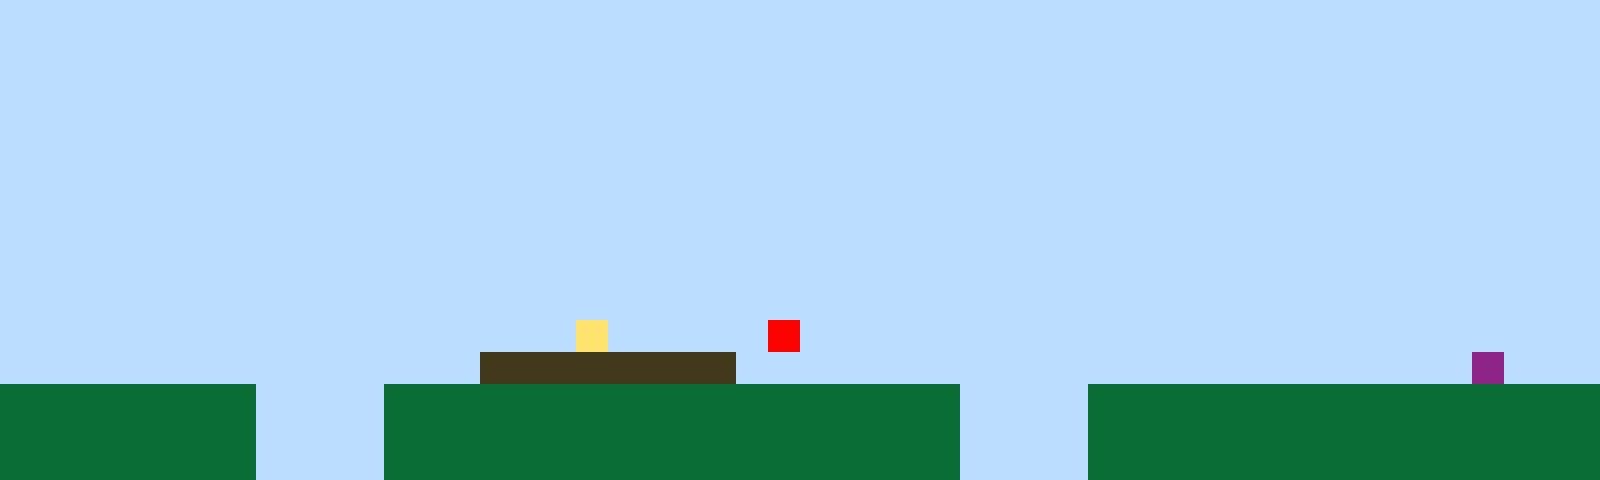

Below is a game level as drawn by its tile map, then a one-line description and the .tmx file that defines it, in full:
An orthogonal 50x15 tile map with 32x32 px tiles, 1 tile layer (Tile Layer 1).

<map version="1.10" tiledversion="1.11.2" orientation="orthogonal" renderorder="right-up" width="50" height="15" tilewidth="32" tileheight="32" infinite="0" nextlayerid="2" nextobjectid="1"><editorsettings><export target="map1.csv" format="csv" /></editorsettings><tileset firstgid="1" name="sprites" tilewidth="32" tileheight="32" tilecount="6" columns="3"><image source="sprites.png" width="96" height="64" /></tileset><layer id="1" name="Tile Layer 1" width="50" height="15"><data encoding="csv">1,1,1,1,1,1,1,1,1,1,1,1,1,1,1,1,1,1,1,1,1,1,1,1,1,1,1,1,1,1,1,1,1,1,1,1,1,1,1,1,1,1,1,1,1,1,1,1,1,1,1,1,1,1,1,1,1,1,1,1,1,1,1,1,1,1,1,1,1,1,1,1,1,1,1,1,1,1,1,1,1,1,1,1,1,1,1,1,1,1,1,1,1,1,1,1,1,1,1,1,1,1,1,1,1,1,1,1,1,1,1,1,1,1,1,1,1,1,1,1,1,1,1,1,1,1,1,1,1,1,1,1,1,1,1,1,1,1,1,1,1,1,1,1,1,1,1,1,1,1,1,1,1,1,1,1,1,1,1,1,1,1,1,1,1,1,1,1,1,1,1,1,1,1,1,1,1,1,1,1,1,1,1,1,1,1,1,1,1,1,1,1,1,1,1,1,1,1,1,1,1,1,1,1,1,1,1,1,1,1,1,1,1,1,1,1,1,1,1,1,1,1,1,1,1,1,1,1,1,1,1,1,1,1,1,1,1,1,1,1,1,1,1,1,1,1,1,1,1,1,1,1,1,1,1,1,1,1,1,1,1,1,1,1,1,1,1,1,1,1,1,1,1,1,1,1,1,1,1,1,1,1,1,1,1,1,1,1,1,1,1,1,1,1,1,1,1,1,1,1,1,1,1,1,1,1,1,1,1,1,1,1,1,1,1,1,1,1,1,1,1,1,1,1,1,1,1,1,1,1,1,1,1,1,1,1,1,1,1,1,1,1,1,1,1,1,1,1,1,1,1,1,1,1,1,1,1,1,1,1,1,1,1,1,1,1,1,1,1,1,1,1,1,1,1,1,1,1,1,1,1,1,1,1,1,1,1,1,1,1,1,1,1,1,1,1,1,1,1,1,1,1,1,1,1,1,1,1,1,1,1,1,1,1,1,1,1,1,1,1,1,1,1,1,1,1,1,1,1,1,1,1,1,1,1,1,1,1,1,1,1,1,1,1,1,1,1,1,1,1,1,1,1,1,1,1,1,1,1,1,1,1,1,1,1,1,1,1,1,1,1,1,1,1,1,1,1,1,1,1,1,1,1,1,1,1,1,1,1,1,1,1,1,1,1,1,1,1,1,1,1,1,1,1,1,1,1,1,1,1,1,1,1,1,1,1,1,1,4,1,1,1,1,1,5,1,1,1,1,1,1,1,1,1,1,1,1,1,1,1,1,1,1,1,1,1,1,1,1,1,1,1,1,1,1,1,1,1,1,1,1,1,1,1,1,3,3,3,3,3,3,3,3,1,1,1,1,1,1,1,1,1,1,1,1,1,1,1,1,1,1,1,1,1,1,1,6,1,1,1,2,2,2,2,2,2,2,2,1,1,1,1,2,2,2,2,2,2,2,2,2,2,2,2,2,2,2,2,2,2,1,1,1,1,2,2,2,2,2,2,2,2,2,2,2,2,2,2,2,2,2,2,2,2,2,2,2,2,1,1,1,1,2,2,2,2,2,2,2,2,2,2,2,2,2,2,2,2,2,2,1,1,1,1,2,2,2,2,2,2,2,2,2,2,2,2,2,2,2,2,2,2,2,2,2,2,2,2,1,1,1,1,2,2,2,2,2,2,2,2,2,2,2,2,2,2,2,2,2,2,1,1,1,1,2,2,2,2,2,2,2,2,2,2,2,2,2,2,2,2</data></layer></map>
